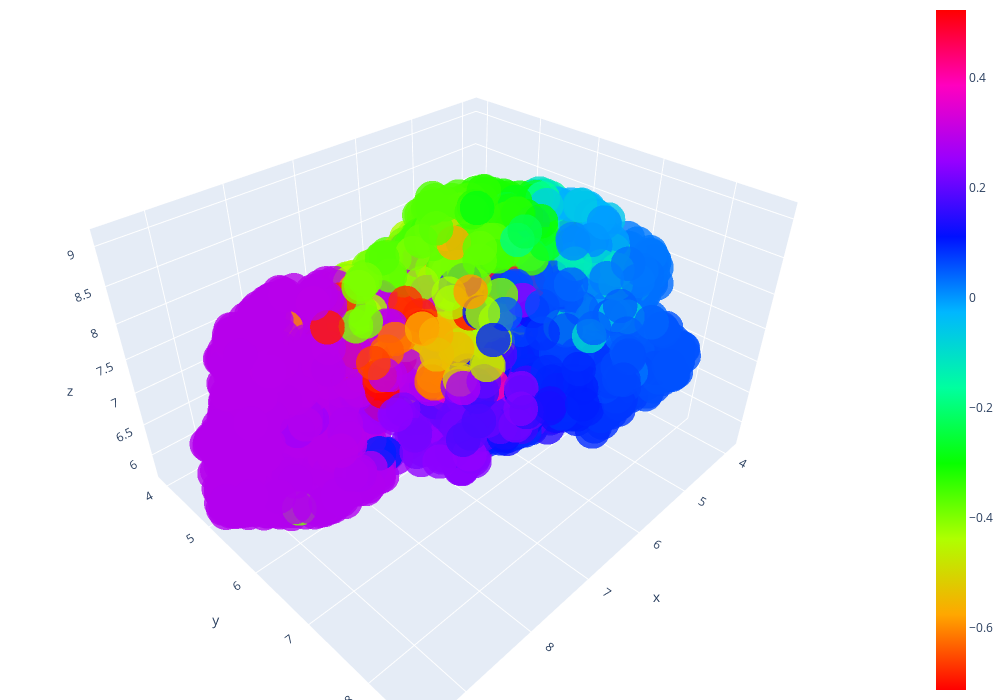

The cell this chart's notebook holds for it:
### Code cell
fig = go.Figure(
    data=[
        go.Scatter3d(
            x=layout_3d[:, 0],
            y=layout_3d[:, 1],
            z=layout_3d[:, 2],
            mode="markers",
            marker=dict(
                size=12, color=f, colorscale="hsv", opacity=0.8, showscale=True
            ),
        )
    ]
)
# Cyclic colors: 'twilight', 'twilight_shifted', 'hsv', Default: Viridis
fig.update_layout(
    autosize=False, width=1000, height=700, margin=dict(l=0, r=0, b=0, t=0)
)
fig.write_html("corr_clustering.html")
fig.show()

### Figure 1 — Plotly figure (JSON) as saved in the notebook; plotly's stock layout.template omitted (floating-point values rounded to 4 significant figures; data arrays with more than 128 entries replaced by an {"elided": "..."} marker saying what was removed)
{"data": [{"marker": {"color": {"elided": "2755 float values"}, "colorscale": [[0, "#ff0000"], [0.1111, "#ffa700"], [0.2222, "#afff00"], [0.3333, "#08ff00"], [0.4444, "#00ff9f"], [0.5556, "#00b7ff"], [0.6667, "#0010ff"], [0.7778, "#9700ff"], [0.8889, "#ff00bf"], [1, "#ff0000"]], "opacity": 0.8, "showscale": true, "size": 12}, "mode": "markers", "type": "scatter3d", "x": {"elided": "2755 float values"}, "y": {"elided": "2755 float values"}, "z": {"elided": "2755 float values"}}], "layout": {"autosize": false, "height": 700, "margin": {"b": 0, "l": 0, "r": 0, "t": 0}, "width": 1000}}
